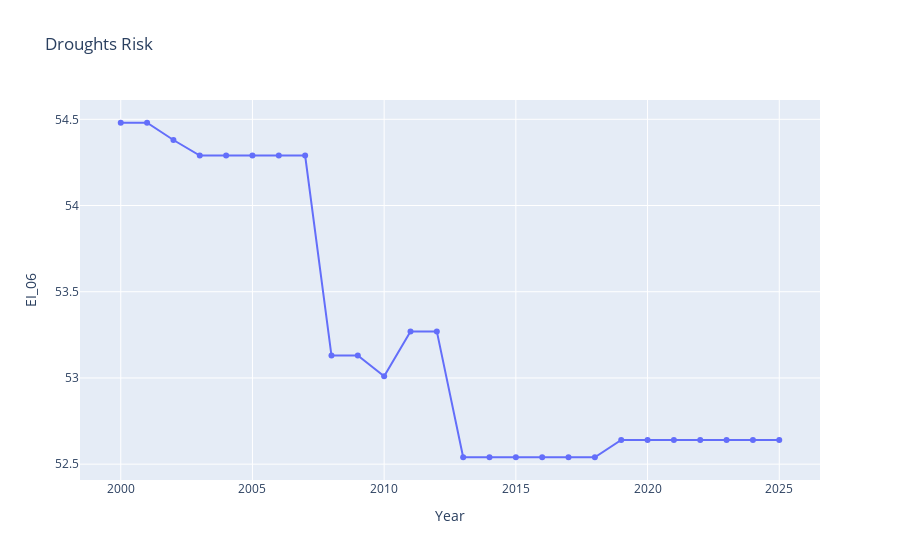

The cell this chart's notebook holds for it:
### Code cell
vulnChart('EI_06', 'CHN').show()

### Figure 1 — Plotly figure (JSON) as saved in the notebook; plotly's stock layout.template omitted (floating-point values rounded to 4 significant figures)
{"data": [{"hovertemplate": "Year=%{x}<br>EI_06=%{y}<extra></extra>", "legendgroup": "", "line": {"color": "#636efa", "dash": "solid"}, "marker": {"symbol": "circle"}, "mode": "markers+lines", "name": "", "orientation": "v", "showlegend": false, "type": "scatter", "x": [2000, 2001, 2002, 2003, 2004, 2005, 2006, 2007, 2008, 2009, 2010, 2011, 2012, 2013, 2014, 2015, 2016, 2017, 2018, 2019, 2020, 2021, 2022, 2023, 2024, 2025], "xaxis": "x", "y": [54.48, 54.48, 54.38, 54.29, 54.29, 54.29, 54.29, 54.29, 53.13, 53.13, 53.01, 53.27, 53.27, 52.54, 52.54, 52.54, 52.54, 52.54, 52.54, 52.64, 52.64, 52.64, 52.64, 52.64, 52.64, 52.64], "yaxis": "y"}], "layout": {"legend": {"tracegroupgap": 0}, "title": {"text": "Droughts Risk"}, "xaxis": {"anchor": "y", "domain": [0, 1], "title": {"text": "Year"}}, "yaxis": {"anchor": "x", "domain": [0, 1], "title": {"text": "EI_06"}}}}
